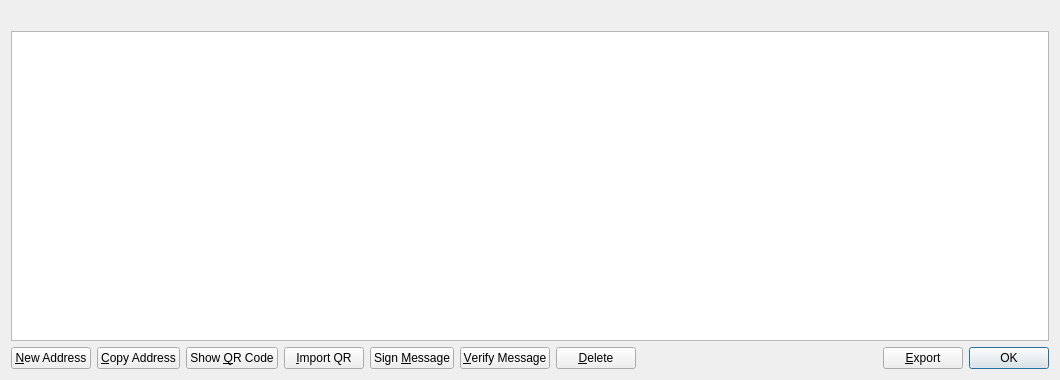
<?xml version="1.0" encoding="UTF-8"?>
<ui version="4.0">
 <class>AddressBookPage</class>
 <widget class="QWidget" name="AddressBookPage">
  <property name="geometry">
   <rect>
    <x>0</x>
    <y>0</y>
    <width>1060</width>
    <height>380</height>
   </rect>
  </property>
  <property name="windowTitle">
   <string>Address Book</string>
  </property>
  <layout class="QVBoxLayout" name="verticalLayout">
   <item>
    <widget class="QLabel" name="labelExplanation">
     <property name="styleSheet">
      <string notr="true"/>
     </property>
     <property name="textFormat">
      <enum>Qt::PlainText</enum>
     </property>
     <property name="wordWrap">
      <bool>true</bool>
     </property>
    </widget>
   </item>
   <item>
    <widget class="QTableView" name="tableView">
     <property name="contextMenuPolicy">
      <enum>Qt::CustomContextMenu</enum>
     </property>
     <property name="toolTip">
      <string>Double-click to edit address or label</string>
     </property>
     <property name="styleSheet">
      <string notr="true"/>
     </property>
     <property name="tabKeyNavigation">
      <bool>false</bool>
     </property>
     <property name="alternatingRowColors">
      <bool>true</bool>
     </property>
     <property name="selectionMode">
      <enum>QAbstractItemView::SingleSelection</enum>
     </property>
     <property name="selectionBehavior">
      <enum>QAbstractItemView::SelectRows</enum>
     </property>
     <property name="sortingEnabled">
      <bool>true</bool>
     </property>
     <attribute name="verticalHeaderVisible">
      <bool>false</bool>
     </attribute>
    </widget>
   </item>
   <item>
    <layout class="QHBoxLayout" name="horizontalLayout">
     <item>
      <widget class="QPushButton" name="newAddress">
       <property name="toolTip">
        <string>Create a new address</string>
       </property>
       <property name="text">
        <string>&amp;New Address</string>
       </property>
       <property name="icon">
        <iconset resource="../bitcoin.qrc">
         <normaloff>:/icons/add</normaloff>:/icons/add</iconset>
       </property>
      </widget>
     </item>
     <item>
      <widget class="QPushButton" name="copyAddress">
       <property name="toolTip">
        <string>Copy the currently selected address to the system clipboard</string>
       </property>
       <property name="text">
        <string>&amp;Copy Address</string>
       </property>
       <property name="icon">
        <iconset resource="../bitcoin.qrc">
         <normaloff>:/icons/editcopy</normaloff>:/icons/editcopy</iconset>
       </property>
      </widget>
     </item>
     <item>
      <widget class="QPushButton" name="showQRCode">
       <property name="text">
        <string>Show &amp;QR Code</string>
       </property>
       <property name="icon">
        <iconset resource="../bitcoin.qrc">
         <normaloff>:/icons/qrcode</normaloff>:/icons/qrcode</iconset>
       </property>
      </widget>
     </item>
     <item>
      <widget class="QPushButton" name="importQRCodeButton">
       <property name="text">
        <string>&amp;Import QR</string>
       </property>
       <property name="icon">
        <iconset resource="../bitcoin.qrc">
         <normaloff>:/icons/qrcode</normaloff>:/icons/qrcode</iconset>
       </property>
      </widget>
     </item>
     <item>
      <widget class="QPushButton" name="signMessage">
       <property name="toolTip">
        <string>Sign a message to prove you own a Legocoin address</string>
       </property>
       <property name="text">
        <string>Sign &amp;Message</string>
       </property>
       <property name="icon">
        <iconset resource="../bitcoin.qrc">
         <normaloff>:/icons/edit</normaloff>:/icons/edit</iconset>
       </property>
      </widget>
     </item>
     <item>
      <widget class="QPushButton" name="verifyMessage">
       <property name="toolTip">
        <string>Verify a message to ensure it was signed with a specified Legocoin address</string>
       </property>
       <property name="text">
        <string>&amp;Verify Message</string>
       </property>
       <property name="icon">
        <iconset resource="../bitcoin.qrc">
         <normaloff>:/icons/transaction_0</normaloff>:/icons/transaction_0</iconset>
       </property>
      </widget>
     </item>
     <item>
      <widget class="QPushButton" name="deleteAddress">
       <property name="toolTip">
        <string>Delete the currently selected address from the list</string>
       </property>
       <property name="text">
        <string>&amp;Delete</string>
       </property>
       <property name="icon">
        <iconset resource="../bitcoin.qrc">
         <normaloff>:/icons/remove</normaloff>:/icons/remove</iconset>
       </property>
      </widget>
     </item>
     <item>
      <spacer name="horizontalSpacer">
       <property name="orientation">
        <enum>Qt::Horizontal</enum>
       </property>
       <property name="sizeHint" stdset="0">
        <size>
         <width>40</width>
         <height>20</height>
        </size>
       </property>
      </spacer>
     </item>
     <item>
      <widget class="QPushButton" name="exportButton">
       <property name="toolTip">
        <string>Export the data in the current tab to a file</string>
       </property>
       <property name="text">
        <string>&amp;Export</string>
       </property>
       <property name="icon">
        <iconset resource="../bitcoin.qrc">
         <normaloff>:/icons/export</normaloff>:/icons/export</iconset>
       </property>
      </widget>
     </item>
     <item>
      <widget class="QDialogButtonBox" name="buttonBox">
       <property name="sizePolicy">
        <sizepolicy hsizetype="Maximum" vsizetype="Fixed">
         <horstretch>0</horstretch>
         <verstretch>0</verstretch>
        </sizepolicy>
       </property>
       <property name="standardButtons">
        <set>QDialogButtonBox::Ok</set>
       </property>
      </widget>
     </item>
    </layout>
   </item>
  </layout>
 </widget>
 <resources>
  <include location="../bitcoin.qrc"/>
 </resources>
 <connections/>
</ui>
